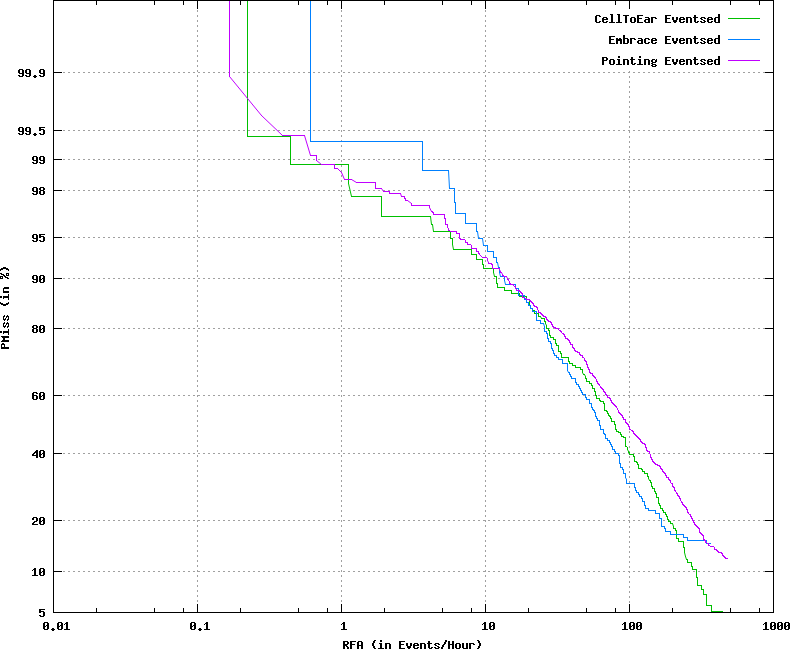

Here is the gnuplot script that generated this plot:
set terminal postscript color
set noxzeroaxis
set noyzeroaxis
### Using xScale = log
### Using yScale = nd
set style fill  transparent solid 0.10 noborder
### keyLoc=top keySpacing=0.7 keyFontFace=medium keyFontSize=
set key top samplen 1 spacing 0.7  font "medium,"
set size ratio 0.85
set title ''
set grid
set pointsize 3
set ylabel 'PMiss (in %)'
set xlabel 'RFA (in Events/Hour)'

set xtics 
set logscale x
set noytics
set ytics ('5' -1.6449, '10' -1.2816, '20' -0.8416, '40' -0.2533, '60' 0.2533, '80' 0.8416, '90' 1.2816, '95' 1.6449, '98' 2.0537, '99' 2.3263, '99.5' 2.5758, '99.9' 3.0902)
plot [0.01:1000] [-1.64485362793551:3.7190172740417] \
  'x.det.CellToEar_Event.dat.1' using 5:2 title 'CellToEar Eventsed' with  lines  lc 2 lw 1,\
  'x.det.Embrace_Event.dat.1' using 5:2 title 'Embrace Eventsed' with  lines  lc 3 lw 1,\
  'x.det.Pointing_Event.dat.1' using 5:2 title 'Pointing Eventsed' with  lines  lc 4 lw 1
